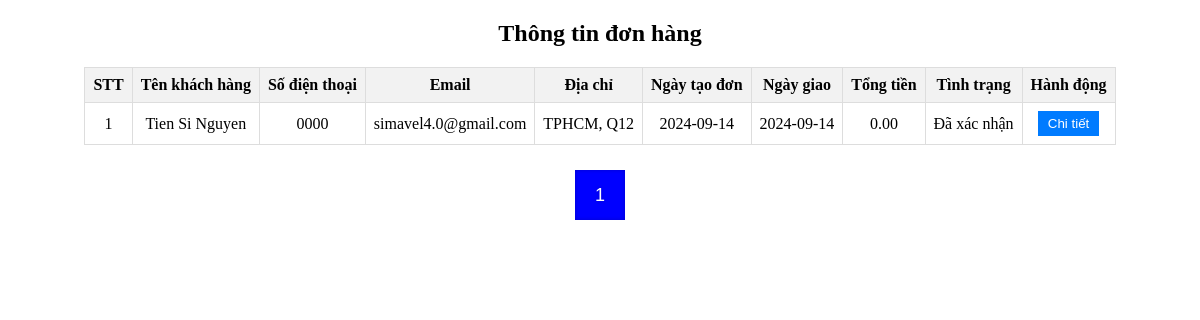
The page /admin/orders.php on the database its author committed.
### tables this page shows
CREATE TABLE `order` (
  `id` int(11) NOT NULL,
  `user_id` int(11) DEFAULT NULL,
  `name` varchar(255) NOT NULL,
  `phone` varchar(10) NOT NULL,
  `email` varchar(255) NOT NULL,
  `address` varchar(255) NOT NULL,
  `note` text DEFAULT NULL,
  `create_date` date NOT NULL,
  `update_date` date DEFAULT NULL,
  `order_state` enum('Chờ xác nhận','Đã xác nhận','Đã hủy') NOT NULL,
  `total` decimal(10,2) NOT NULL
);

### admin/orders.php (the view, shortened to what this page needs)
<?php
$sql = "SELECT * FROM `order` ORDER BY (order_state = 'Chờ xác nhận') DESC, create_date ASC";
$result = mysqli_query($conn, $sql);
$orders = [];
while ($row = mysqli_fetch_assoc($result)) {
    $orders[] = $row;
}
$page_number = isset($_GET['index']) ? $_GET['index'] : 1;
$result_per_page = 6;
$start_from = ($page_number - 1) * $result_per_page;
$number_of_result = count($orders);
$total_pages = ceil($number_of_result / $result_per_page);
$orders = array_slice($orders, $start_from, $result_per_page);
?>
<h2 style="margin: 20px; text-align: center">Thông tin đơn hàng</h2>
<table>
    <thead>
        <tr>
            <th>STT</th>
            <th>Tên khách hàng</th>
            <th>Số điện thoại</th>
            <th>Email</th>
            <th>Địa chỉ</th>
            <th>Ngày tạo đơn</th>
            <th>Ngày giao</th>
            <th>Tổng tiền</th>
            <th>Tình trạng</th>
            <th>Hành động</th>
        </tr>
    </thead>
    <tbody>
        <?php foreach ($orders as $index => $order) { ?>
            <tr>
                <td><?= $index + 1 ?></td>
                <td><?= $order['name'] ?></td>
                <td><?= $order['phone'] ?></td>
                <td><?= $order['email'] ?></td>
                <td><?= $order['address'] ?></td>
                <td><?= $order['create_date'] ?></td>
                <td><?= $order['update_date'] ?></td>
                <td><?= $order['total'] ?></td>
                <td><?= $order['order_state'] ?></td>
                <td>
                    <a href="index.php?page=Chitietdonhang&id=<?= $order['id'] ?>"><button>Chi tiết</button></a>
                </td>
            </tr>
        <?php } ?>
    </tbody>
</table>
<div id="pagination">
    <?php
    for ($i = 1; $i <= $total_pages; $i++) {
        echo "<a href='index.php?page=Donhang&index=" . $i . "'><button class='" . ($i == $page_number ? 'active' : '') . "'>$i</button></a>";
    }
    ?>
</div>

### admin/orders.php (style rules this page uses)
table { border-collapse: collapse; margin: 20px auto; }
th, td { border: 1px solid #ddd; padding: 8px; text-align: center; }
th { background-color: #f2f2f2; }
td button { padding: 5px 10px; background-color: #007bff; color: white; border: none; cursor: pointer; }
#pagination { display: flex; flex-wrap: wrap; justify-content: center; align-items: center; }
#pagination button { width: 50px; height: 50px; appearance: none; border: none; outline: none; cursor: pointer; background-color: white; margin: 5px; transition: 0.4s; color: black; font-size: 18px; text-shadow: 0px 0px 4px rgba(0, 0, 0, 0.2); box-shadow: 0px 0px 4px rgba(0, 0, 0, 0.2); }
#pagination button.active { background-color: blue; color: white; box-shadow: inset 0px 0px 4px rgba(0, 0, 0, 0.2); }

### rows shown on the page
order: name "Tien Si Nguyen", phone "0000", email "simavel4.0@gmail.com", address "TPHCM, Q12", create_date "2024-09-14", update_date "2024-09-14", total "0.00", order_state "Đã xác nhận"
